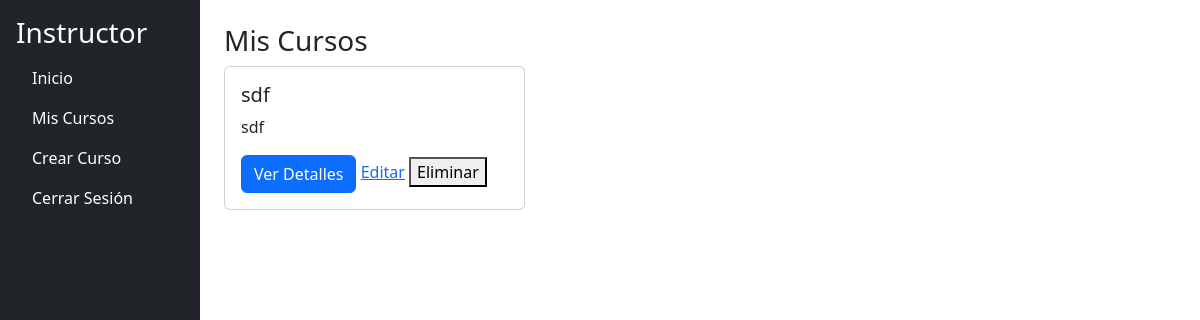
/instructor/courses (signed in), run on an earlier commit of the app's database.
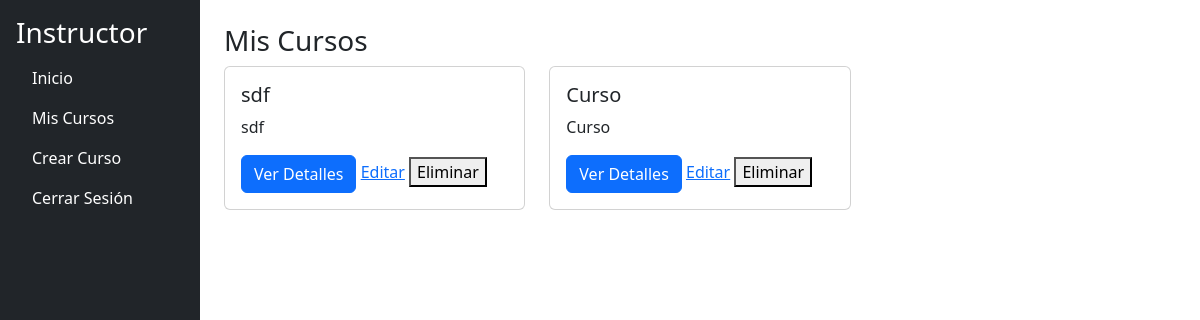
And on a later commit of the database.
### models.py (models this page shows, shortened)
class Course(db.Model):
    __tablename__ = 'courses'
    id = db.Column(db.Integer, primary_key=True)
    name = db.Column(db.String(200), nullable=False)
    description = db.Column(db.String(500), nullable=False)
    instructor_id = db.Column(db.Integer, db.ForeignKey('users.id'), nullable=False)
    modules = db.relationship('Module', back_populates='course', lazy=True, cascade='all, delete-orphan')
    enrollments = db.relationship('CourseEnrollment', backref='course', lazy=True)

### app.py (the view)
@app.route('/instructor/courses', methods=['GET'])
@login_required
@role_required('instructor')
def instructor_courses():
    courses = Course.query.filter_by(instructor_id=current_user.id).all()
    return render_template('instructor/courses.html', courses=courses)

### app.py (called while the page is built)
@login_manager.user_loader
def load_user(user_id):
    return User.query.get(int(user_id))

def role_required(role):
    def decorator(f):
        @wraps(f)
        def decorated_function(*args, **kwargs):
            if not current_user.is_authenticated or current_user.role.name != role:
                abort(403)
            return f(*args, **kwargs)
        return decorated_function
    return decorator

### app/templates/instructor/courses.html (shortened to what this page needs)
{% extends "instructor/base_instructor.html" %}
{% block content %}
<div class="mb-4">
    <h3>Mis Cursos</h3>
    <div class="row">
        {% if courses %}
            {% for course in courses %}
            <div class="col-md-4">
                <div class="card mb-3">
                    <div class="card-body">
                        <h5 class="card-title">{{ course.name }}</h5>
                        <p class="card-text">{{ course.description }}</p>
                        <a href="{{ url_for('course_details', course_id=course.id) }}" class="btn btn-primary">Ver Detalles</a>
                        <a href="{{ url_for('edit_course', course_id=course.id) }}">Editar</a>
                        <form action="{{ url_for('delete_course', course_id=course.id) }}" method="POST" style="display:inline;">
                            <button type="submit">Eliminar</button>
                        </form>
                    </div>
                </div>
            </div>
            {% endfor %}
        {% else %}
        <p>No has creado ningún curso todavía.</p>
        {% endif %}
    </div>
</div>
{% endblock %}

What changed in the data, as far as the page shows it:
added Course: name "Curso", description "Curso"
